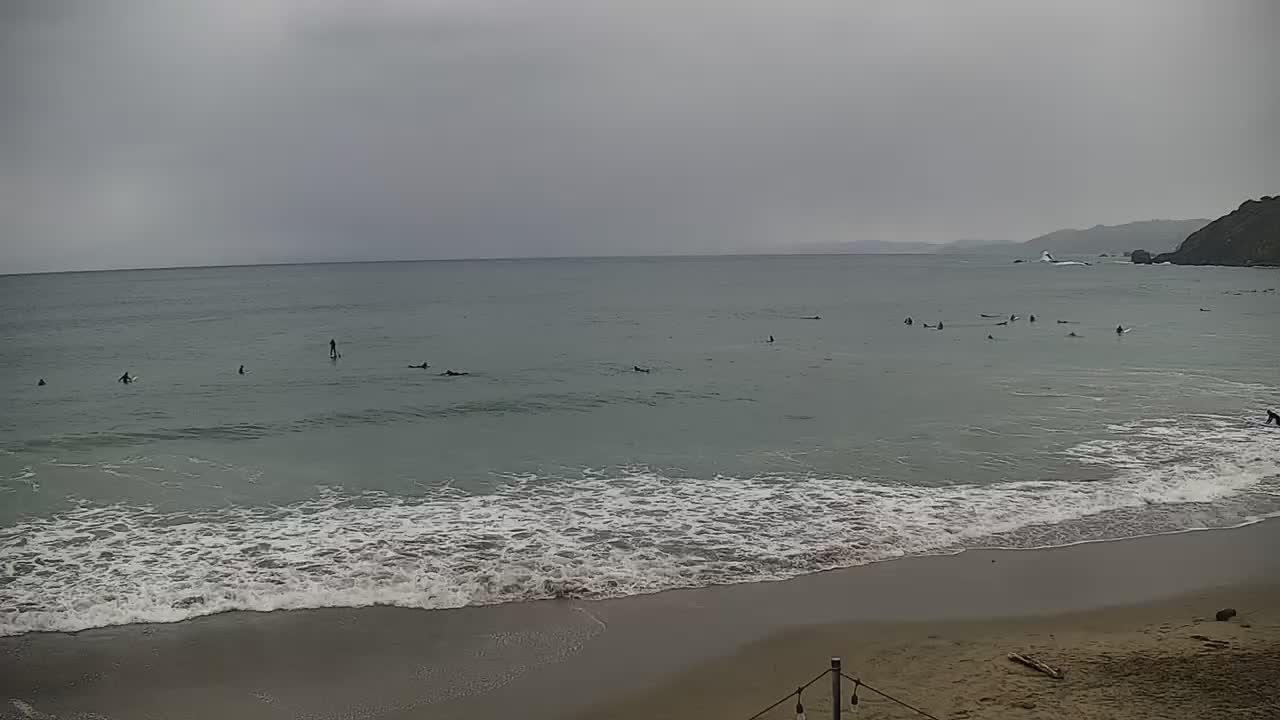
#> input picture data/ex-still.jpg, 1280 x 720 px, found by its file name
$ python test_variance.py   (older library calls are emulated)
#> lines starting #> are read from the running program, lines starting #| are printed output that depends on the picture
import cv2
import numpy as np
import matplotlib.pyplot as plt
import os

def detect_lines(img_path):
#> called with img_path = '../data/ex-still.jpg'
    img = cv2.imread(img_path)
#> img is the input picture: shape (720, 1280, 3); mean B, G, R 117.8, 120, 118.4
    gray = cv2.cvtColor(img, cv2.COLOR_BGR2GRAY)

    # Calculate row-wise variance
    variances = np.var(gray, axis=1)
#> variances = 720 values, max 1531.8 at index 541, min 19.21 at index 160, mean 391.3

    # Calculate row-wise edges (Sobel Y to detect horizontal lines)
    sobel_y = cv2.Sobel(gray, cv2.CV_64F, 0, 1, ksize=5)
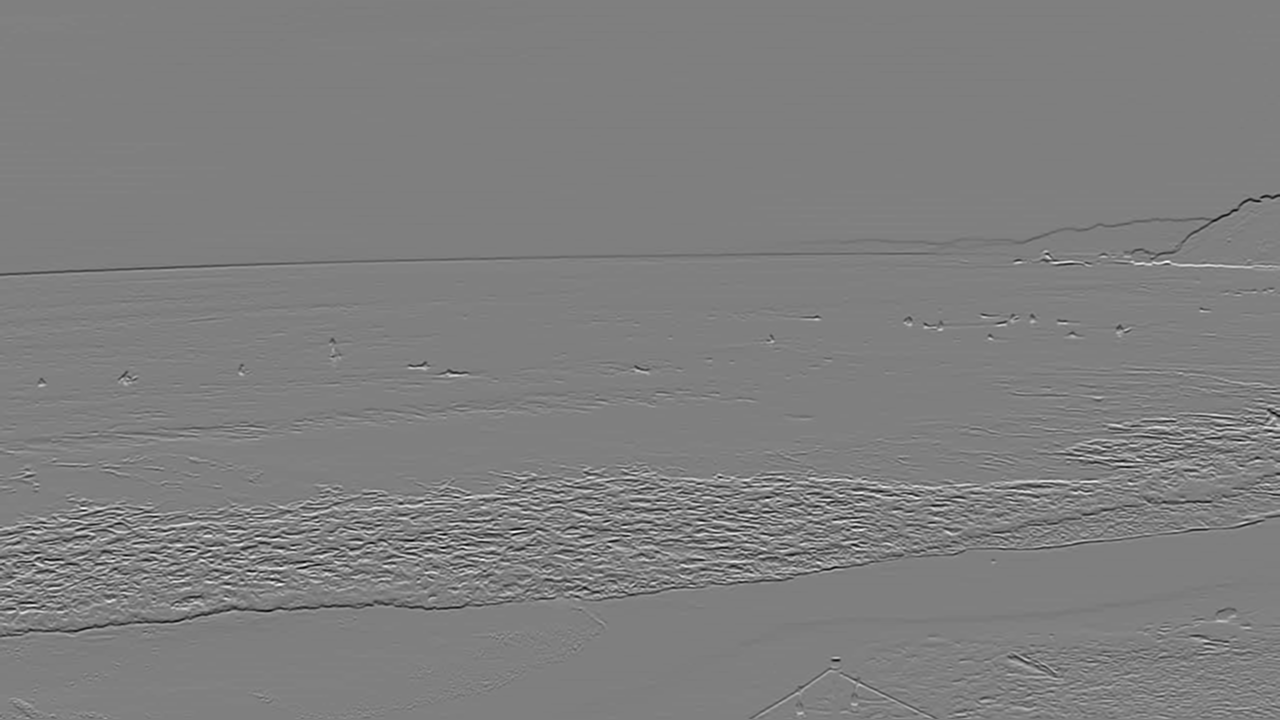
#> sobel_y: shape (720, 1280) float64; min -7146, max 7099, mean -15.4; drawn with min black and max white
    abs_sobel_y = np.absolute(sobel_y)
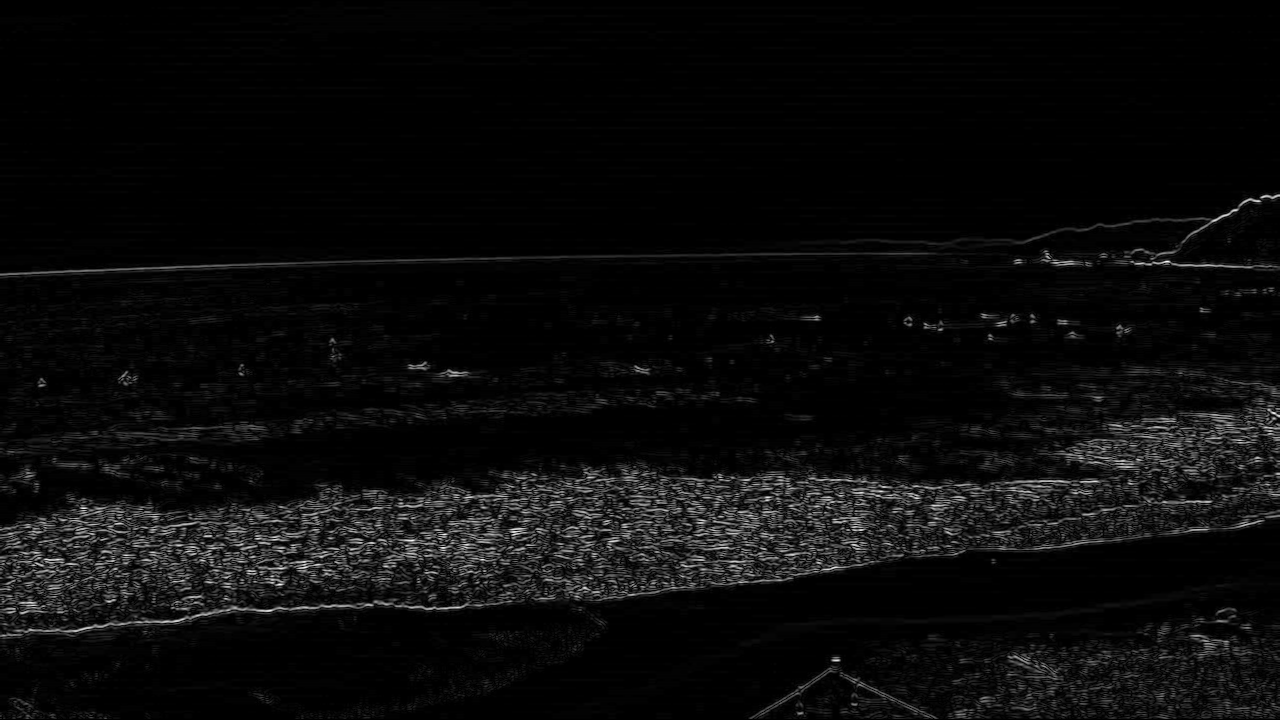
#> abs_sobel_y: shape (720, 1280) float64; min 0, max 7146, mean 311.9; drawn with min black and max white
    row_edges = np.sum(abs_sobel_y, axis=1)
#> row_edges = 720 values, max 1928407 at index 530, min 0 at index 0, mean 399196.1

    plt.figure(figsize=(12, 6))

    plt.subplot(1, 3, 1)
    plt.imshow(cv2.cvtColor(img, cv2.COLOR_BGR2RGB))
    plt.title("Original")

    plt.subplot(1, 3, 2)
    plt.plot(variances, range(len(variances)))
    plt.gca().invert_yaxis()
    plt.title("Row Variance")

    plt.subplot(1, 3, 3)
    plt.plot(row_edges, range(len(row_edges)))
    plt.gca().invert_yaxis()
    plt.title("Row Edge Sum")

    plt.savefig('scratch/variance_plot.png')
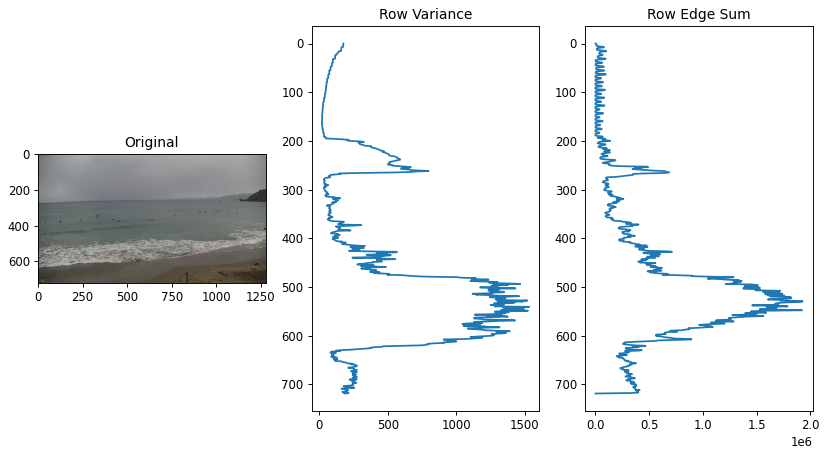
#> figure drawn by matplotlib, 3 panels

detect_lines('../data/ex-still.jpg')
